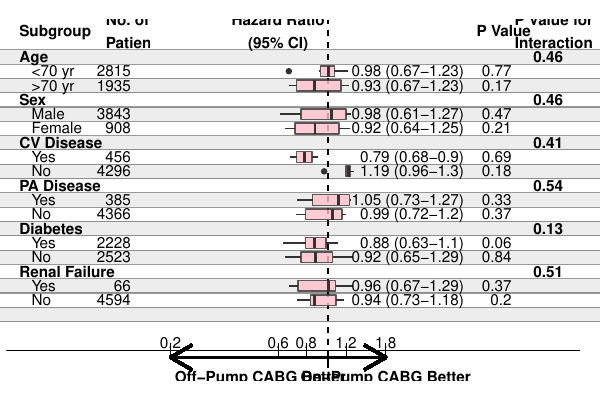

Generate this figure with R:
## REQUIRED PACKAGES
library(gridExtra)
require(grid)
require(ggplot2)
require(plyr)

############################################
### CUSTOMIZE APPEARANCE WITH THESE     ####
############################################
blankRows<-2    # blank rows under boxplot
titleSize<-4
dataSize<-4
boxColor<-"pink"
############################################
############################################

## BASIC THEMES (SO TO PLOT BLANK GRID)
theme_grid <- theme(
  axis.line = element_blank(), 
  axis.text.x = element_blank(), 
  axis.text.y = element_blank(),
  axis.ticks = element_blank(), 
  axis.title.x = element_blank(), 
  axis.title.y = element_blank(), 
  axis.ticks.length = unit(0.0001, "mm"),
  axis.ticks.margin = unit(c(0,0,0,0), "lines"), 
  legend.position = "none", 
  panel.background = element_rect(fill = "transparent"), 
  panel.border = element_blank(), 
  panel.grid.major = element_line(colour="grey"), 
  panel.grid.minor = element_line(colour="grey"), 
  panel.margin = unit(c(-0.1,-0.1,-0.1,-0.1), "mm"), 
  plot.margin = unit(c(5,0,5,0.01), "mm")
)

theme_bare <- theme_grid +
  theme(
    panel.grid.major = element_blank(), 
    panel.grid.minor = element_blank()
  )

## LOAD GROUP DATA AND P values from csv file
groupData<-read.csv(file="groupdata.csv",header=T)

## SYNTHESIZE SOME PLOT DATA - you can load csv instead
## EXPECTS 2 columns - integer for 'ID' matching groupdatacsv
## AND 'HR' Hazard Rate
hazardData<-expand.grid(ID=1:nrow(groupData),HR=1:6)
hazardData$HR<-1.3-runif(nrow(hazardData))*0.7
hazardData<-rbind(hazardData,ddply(groupData,.(Group),summarize,ID=max(ID)+0.1,HR=NA)[,2:3])
hazardData<-rbind(hazardData,data.frame(ID=c(0,-1:(-2-blankRows),max(groupData$ID)+1,max(groupData$ID)+2),HR=NA))

## Make the min/max mean labels
hrlabels<-ddply(hazardData[!is.na(hazardData$HR),],.(ID),summarize,lab=paste(round(mean(HR),2)," (",round(min(HR),2),"-",round(max(HR),2),")",sep=""))

## Points to plot on the log scale
scaledata<-data.frame(ID=0,HR=c(0.2,0.6,0.8,1.2,1.8))

## Pull out the Groups & P values
group_p<-ddply(groupData,.(Group),summarize,P=mean(P_G),y=max(ID)+0.1)

## identify the rows to be highlighted, and 
## build a function to add the layers
hl_rows<-data.frame(ID=(1:floor(length(unique(hazardData$ID[which(hazardData$ID>0)]))/2))*2,col="lightgrey")
hl_rows$ID<-hl_rows$ID+blankRows+1
hl_rect<-function(col="white",alpha=0.5){
  rectGrob(   x = 0, y = 0, width = 1, height = 1, just = c("left","bottom"), gp=gpar(alpha=alpha, fill=col))
}

## DATA FOR TEXT LABELS
RtLabels<-data.frame(x=c(rep(length(unique(hazardData$ID))-0.2,times=3)),
                      y=c(0.6,6,10),
                      lab=c("Hazard Ratio\n(95% CI)","P Value","P Value for\nInteraction"))

LfLabels<-data.frame(x=c(rep(length(unique(hazardData$ID))-0.2,times=2)),
                     y=c(0.5,4),
                     lab=c("Subgroup","No. of\nPatients"))

LegendLabels<-data.frame(x=c(rep(1,times=2)),
                     y=c(0.5,1.8),
                     lab=c("Off-Pump CABG Better","On-Pump CABG Better"))

## BASIC PLOT
haz<-ggplot(hazardData,aes(factor(ID),HR))+ labs(x=NULL, y=NULL)

## RIGHT PANEL WITH LOG SCALE
rightPanel<-haz + 
  apply(hl_rows,1,function(x)annotation_custom(hl_rect(x["col"],alpha=0.4),as.numeric(x["ID"])-0.5,as.numeric(x["ID"])+0.5,-20,20)) +
  geom_segment(aes(x = 2, y = 1, xend = 1.5, yend = 1)) + 
  geom_hline(aes(yintercept=1),linetype=2, size=0.5)+
  geom_boxplot(fill=boxColor,size=0.5, alpha=0.8)+ 
  scale_y_log10() + coord_flip() +
  geom_text(data=scaledata,aes(3,HR,label=HR), vjust=0.5, size=dataSize) +
  geom_text(data=RtLabels,aes(x,y,label=lab, fontface="bold"), vjust=0.5, size=titleSize) +
  geom_text(data=hrlabels,aes(factor(ID),4,label=lab),vjust=0.5, hjust=1, size=dataSize) +
  geom_text(data=group_p,aes(factor(y),11,label=P, fontface="bold"),vjust=0.5, hjust=1, size=dataSize) +
  geom_text(data=groupData,aes(factor(ID),6.5,label=P_S),vjust=0.5, hjust=1, size=dataSize) +
  geom_text(data=LegendLabels,aes(x,y,label=lab, fontface="bold"),hjust=0.5, vjust=1, size=titleSize) +
  geom_point(data=scaledata,aes(2.5,HR),shape=3,size=3) + 
  geom_point(aes(2,12),shape=3,alpha=0) + 
  geom_segment(aes(x = 2.5, y = 0, xend = 2.5, yend = 13)) + 
  geom_segment(aes(x = 2, y = 1, xend = 2, yend = 1.8),arrow=arrow(),linetype=1,size=1) + 
  geom_segment(aes(x = 2, y = 1, xend = 2, yend = 0.2),arrow=arrow(),linetype=1,size=1) + 
  theme_bare

## LEFT PANEL WITH NORMAL SCALE
leftPanel<-haz + 
  apply(hl_rows,1,function(x)annotation_custom(hl_rect(x["col"],alpha=0.4),as.numeric(x["ID"])-0.5,as.numeric(x["ID"])+0.5,-20,20)) +
  coord_flip(ylim=c(0,5.5)) +
  geom_point(aes(x=factor(ID),y=1),shape=3,alpha=0) + 
  geom_text(data=group_p,aes(factor(y),0.5,label=Group, fontface="bold"),vjust=0.5, hjust=0, size=dataSize) +
  geom_text(data=groupData,aes(factor(ID),1,label=Subgroup),vjust=0.5, hjust=0, size=dataSize) +
  geom_text(data=groupData,aes(factor(ID),5,label=NoP),vjust=0.5, hjust=1, size=dataSize) +
  geom_text(data=LfLabels,aes(x,y,label=lab, fontface="bold"), vjust=0.5, hjust=0, size=4, size=titleSize) +
  geom_segment(aes(x = 2.5, y = 0, xend = 2.5, yend = 6.5)) + 
  theme_bare

## PLOT THEM BOTH IN A GRID SO THEY MATCH UP
pdf("HazardRatio.pdf", width = 6, height = 4)
grid.arrange(leftPanel,rightPanel, widths=c(1,3), ncol=2, nrow=1)
dev.off()

png("HazardRatio.png", width = 600, height = 400)
grid.arrange(leftPanel,rightPanel, widths=c(1,3), ncol=2, nrow=1)
dev.off()

